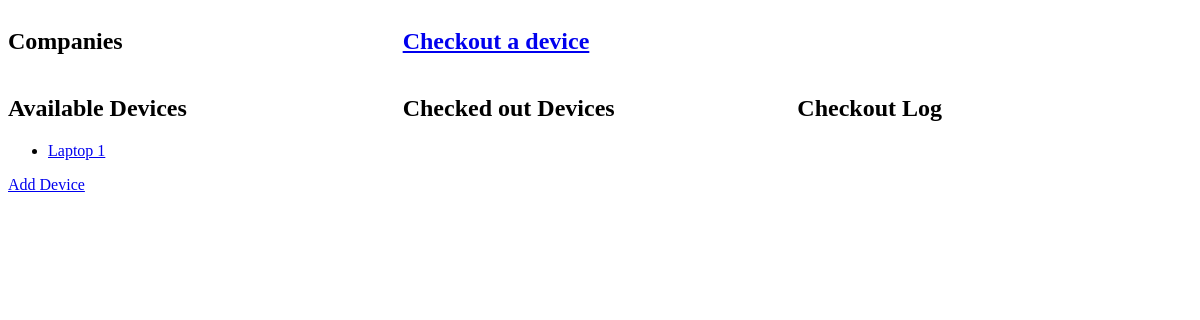
The app's page /, older data.
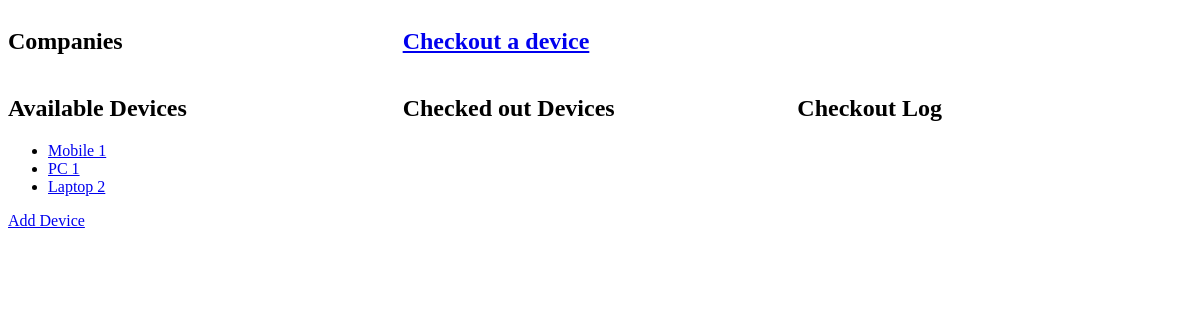
The same page, newer data.
### base/models.py (models this page shows, shortened)
class Device(models.Model):
    name = models.CharField(max_length=100)
    health_condition = models.TextField()
    checked_out = models.BooleanField(default= False)

### base/views.py (the view)
# urls.py: path('', views.Home.as_view(), name='home'),
class Home(View):
    template_name='home.html'
    def get(self, request):
        devices = Device.objects.all()
        companies = Company.objects.all()
        checked_out_devices = CheckoutLog.objects.all()
        context = {'devices': devices, 'companies': companies, 'checked_out_devices':checked_out_devices}
        return render(request, self.template_name, context)

### base/templates/home.html (shortened to what this page needs)
{% extends "main.html" %}
{% block content %}
<div class ='upper-container'>
    <div>
        <h2>Companies</h2>
    </div>
    <div> <a href="{% url 'checkout_device' %}"><h2>Checkout a device</h2></a>
    </div>
    <div>{{request.user.username}}</div>
</div>
<div class ='lower-container'>
    <div>
        <h2>Available Devices</h2>
        <ul>
            {% for device in devices %}
                {%if not device.checked_out%}
                <li>
                    <a href="{% url 'device_details' device.id %}">{{ device.name }}</a>
                </li>
                {%endif%}
            {% endfor %}
        </ul>
        <a href="{% url 'device_create' %}">Add Device</a>
    </div>
    <div>
        <h2>Checked out Devices</h2>
    </div>
    <div>
        <h2>Checkout Log</h2>
    </div>
</div>
{% endblock content %}

### templates/main.html (shortened to what this page needs)
<!DOCTYPE html>
<html>
<head>
</head>
<body>
        {% block content %}
        {% endblock content %}
</body>
</html>

### base/templates/home.html (style rules this page uses)
.lower-container { display: grid; grid-template-columns: 1fr 1fr 1fr; }
.upper-container { display: grid; grid-template-columns: 1fr 1fr 1fr; }

Row changes from the older to the newer data that the page shows:
removed Device: name "Laptop 1"
added Device: name "Mobile 1"
added Device: name "PC 1"
added Device: name "Laptop 2"
